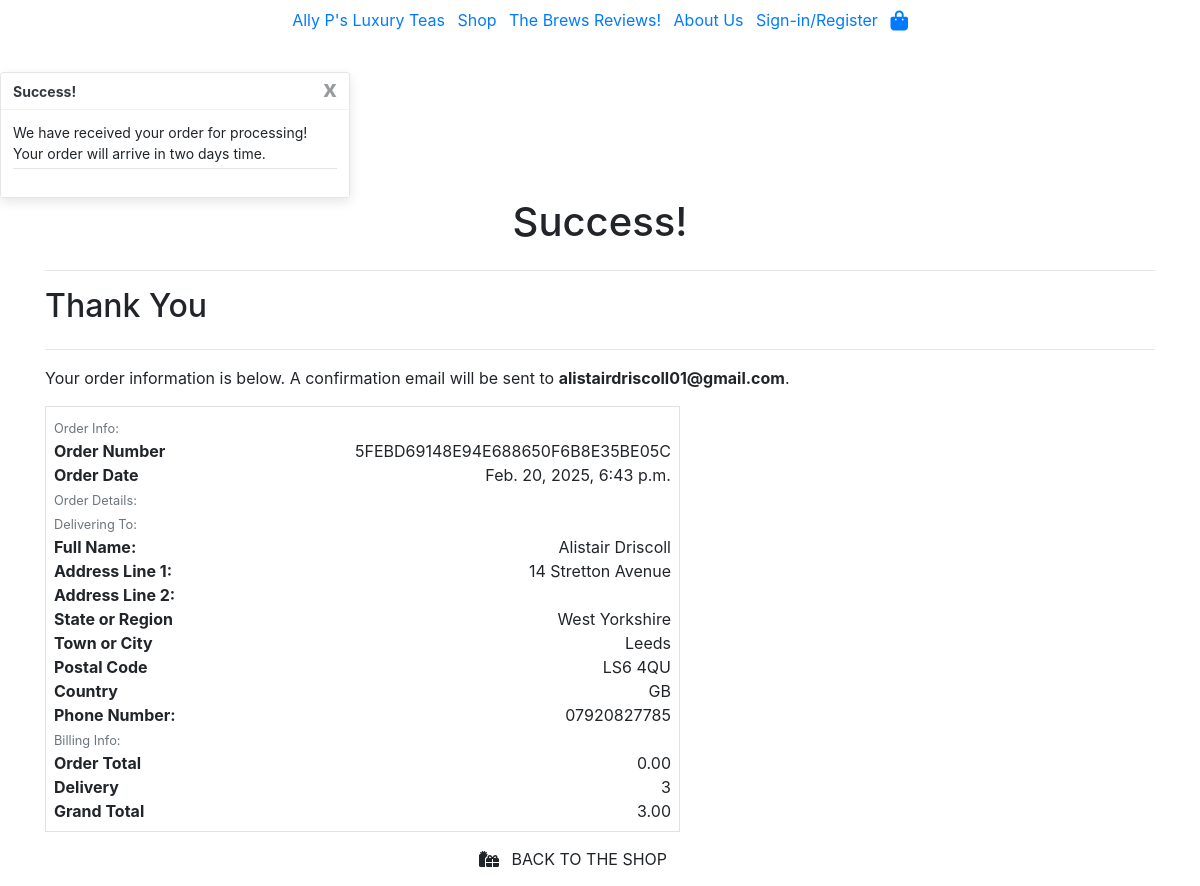
Page /checkout/checkout_success/5FEBD69148E94E688650F6B8E35BE05C/ on the committed database.
### checkout/models.py (models this page shows, shortened)
class Order(models.Model):
    order_number = models.CharField(max_length=32, null=False, editable=False)
    user_profile = models.ForeignKey(
        UserProfile,
        on_delete=models.SET_NULL,
        blank=True,
        null=True,
        related_name="orders",
    )
    full_name = models.CharField(max_length=50, null=False, blank=False)
    email = models.EmailField(max_length=254, null=False, blank=False)
    phone_number = models.CharField(max_length=20, null=True, blank=True)
    address_line1 = models.CharField(max_length=255, blank=True, null=True)
    address_line2 = models.CharField(max_length=255, blank=True, null=True)
    town_or_city = models.CharField(max_length=40, null=False, blank=False)
    state_or_region = models.CharField(max_length=80, null=True, blank=True)
    country = CountryField(blank_label="Country *", null=False, blank=False)
    postcode = models.CharField(max_length=20, null=True, blank=True)
    date = models.DateTimeField(auto_now_add=True)
    delivery_cost = models.IntegerField(
        default=3,
        validators=[validate_delivery_cost]
    )
    order_total = models.DecimalField(
        max_digits=10, decimal_places=2, null=False, default=0
    )
    grand_total = models.DecimalField(
        max_digits=10, decimal_places=2, null=False, default=0
    )
    original_bag = models.TextField(blank=False, null=False, default="")

### checkout/views.py (the view)
def checkout_success(request, order_number):
    order = get_object_or_404(Order, order_number=order_number)
    if order.delivery_cost == 3:
        messages_time = "two days time."
    elif order.delivery_cost == 7:
        messages_time = "one weeks time."
    else:
        messages_time = "two weeks time."
    messages.success(
        request,
        f"""We have received your order for processing!
            Your order will arrive in {messages_time}""",
    )
    if "bag" in request.session:
        del request.session["bag"]
    context = {
        'order': order,
    }
    return render(request, 'checkout/checkout_success.html', context)

### bag/contexts.py (called while the page is built, shortened)
def bag_contents(request):
    bag = request.session.get("bag", {})
    sample_product_id = request.session.get("sample_product_id")
    sample_added = bool(sample_product_id)
    bag_items = []
    total = 0
    total_items = 0
    sample_product = None
    total = round(total, 2)
    context = {
        "bag_items": bag_items,
        "total_items": total_items,
        "total": total,
        "sample_added": sample_added,
        "sample_product": sample_product,
    }
    return context

### checkout/templates/checkout/checkout_success.html (shortened to what this page needs)
{% extends "base.html" %}
{% block content %}
    <div class="container-fluid">
        <div class="row">
            <div class="col">
                <h1>Success!</h1>
            </div>
        </div>
    </div>
    <div class="container">
        <div class="row">
            <div class="col">
                <hr>
                <h2 class="logo-font mb-4">Thank You</h2>
                <hr>
                <p class="text-black">
                    Your order information is below. A confirmation email will be sent to <strong>{{ order.email }}</strong>.
                </p>
            </div>
        </div>
        <div class="row">
            <div class="col-12 col-lg-7">
                <div class="order-confirmation-wrapper p-2 border">
                    <div class="row">
                        <div class="col">
                            <small class="text-muted">Order Info:</small>
                        </div>
                    </div>
                    <div class="row">
                        <div class="col-12 col-md-4">
                            <p class="mb-0 text-black font-weight-bold">Order Number</p>
                        </div>
                        <div class="col-12 col-md-8 text-md-right">
                            <p class="mb-0">{{ order.order_number }}</p>
                        </div>
                    </div>
                    <div class="row">
                        <div class="col-12 col-md-4">
                            <p class="mb-0 text-black font-weight-bold">Order Date</p>
                        </div>
                        <div class="col-12 col-md-8 text-md-right">
                            <p class="mb-0">{{ order.date }}</p>
                        </div>
                    </div>
                    <div class="row">
                        <div class="col">
                            <small class="text-muted">Order Details:</small>
                        </div>
                    </div>
                    <div class="row">
                        <div class="col">
                            <small class="text-muted">Delivering To:</small>
                        </div>
                    </div>
                    <div class="row">
                        <div class="col-12 col-md-4">
                            <p class="mb-0 text-black font-weight-bold">Full Name:</p>
                        </div>
                        <div class="col-12 col-md-8 text-md-right">
                            <p class="mb-0">{{ order.full_name }}</p>
                        </div>
                    </div>
                    {% if order.address_line2 %}
                        <div class="row">
                            <div class="col-12 col-md-4">
                                <p class="mb-0 text-black font-weight-bold">Address Line 1:</p>
                            </div>
                            <div class="col-12 col-md-8 text-md-right">
                                <p class="mb-0">{{ order.address_line1 }}</p>
                            </div>
                        </div>
                        <div class="row">
                            <div class="col-12 col-md-4">
                                <p class="mb-0 text-black font-weight-bold">Address Line 2:</p>
                            </div>
                            <div class="col-12 col-md-8 text-md-right">
                            </div>
                        </div>
                    {% endif %}
                    {% if order.state_or_region %}
                        <div class="row">
                            <div class="col-12 col-md-4">
                                <p class="mb-0 text-black font-weight-bold">State or Region</p>
                            </div>
                            <div class="col-12 col-md-8 text-md-right">
                                <p class="mb-0">{{ order.state_or_region }}</p>
                            </div>
                        </div>
                    {% endif %}
                    <div class="row">
                        <div class="col-12 col-md-4">
                            <p class="mb-0 text-black font-weight-bold">Town or City</p>
                        </div>
                        <div class="col-12 col-md-8 text-md-right">
                            <p class="mb-0">{{ order.town_or_city }}</p>
                        </div>
                    </div>
                    {% if order.postcode %}
                        <div class="row">
                            <div class="col-12 col-md-4">
                                <p class="mb-0 text-black font-weight-bold">Postal Code</p>
                            </div>
                            <div class="col-12 col-md-8 text-md-right">
                                <p class="mb-0">{{ order.postcode }}</p>
                            </div>
                        </div>
                    {% endif %}
                    <div class="row">
                        <div class="col-12 col-md-4">
                            <p class="mb-0 text-black font-weight-bold">Country</p>
                        </div>
                        <div class="col-12 col-md-8 text-md-right">
                            <p class="mb-0">{{ order.country }}</p>
                        </div>
                    </div>
                    {% if order.phone_number %}
                        <div class="row">
                            <div class="col-12 col-md-4">
                                <p class="mb-0 text-black font-weight-bold">Phone Number:</p>
                            </div>
                            <div class="col-12 col-md-8 text-md-right">
                                <p class="mb-0">{{ order.phone_number }}</p>
                            </div>
                        </div>
                    {% endif %}
                    <div class="row">
                        <div class="col">
                            <small class="text-muted">Billing Info:</small>
                        </div>
                    </div>
                    <div class="row">
                        <div class="col-12 col-md-4">
                            <p class="mb-0 text-black font-weight-bold">Order Total</p>
                        </div>
                        <div class="col-12 col-md-8 text-md-right">
                            <p class="mb-0">{{ order.order_total }}</p>
                        </div>
                    </div>
                    <div class="row">
                        <div class="col-12 col-md-4">
                            <p class="mb-0 text-black font-weight-bold">Delivery</p>
                        </div>
                        <div class="col-12 col-md-8 text-md-right">
                            <p class="mb-0">{{ order.delivery_cost }}</p>
                        </div>
                    </div>
                    <div class="row">
                        <div class="col-12 col-md-4">
                            <p class="mb-0 text-black font-weight-bold">Grand Total</p>
                        </div>
                        <div class="col-12 col-md-8 text-md-right">
                            <p class="mb-0">{{ order.grand_total }}</p>
                        </div>
                    </div>
                </div>
            </div>
        </div>
        <div class="row">
            <div class="col-12 col-lg-7 text-right">
                {% if from_profile %}
                    <a href="{% url 'profile' %}" class="btn btn-black rounded-0 my-2">
                        <span class="icon mr-2">
                            <i class="fas fa-angle-left"></i>
                        </span>
                        <span class="text-uppercase">Go to Your Profile</span>
                    </a>
                {% else %}
                    <a href="{% url 'shop' %}"
                       class="btn btn-black rounded-0 my-2">
                        <span class="icon mr-2">
                            <i class="fas fa-gifts"></i>
                        </span>
                        <span class="text-uppercase">Back to the Shop</span>
                    </a>
                {% endif %}
            </div>
        </div>
    </div>
{% endblock content %}

### static/css/base.css (style rules this page uses)
h1 { text-align: center; }

### rows in the picture
Order: email "alistairdriscoll01@gmail.com", order_number "5FEBD69148E94E688650F6B8E35BE05C", date "Feb. 20, 2025, 6:43 p.m.", full_name "Alistair Driscoll", address_line1 "14 Stretton Avenue", state_or_region "West Yorkshire", town_or_city "Leeds", postcode "LS6 4QU", country "GB", phone_number "07920827785", order_total "0.00", delivery_cost "3", grand_total "3.00"

### other values in the picture
{{ message }} "We have received your order for processing! Your order will arrive in two days time."
